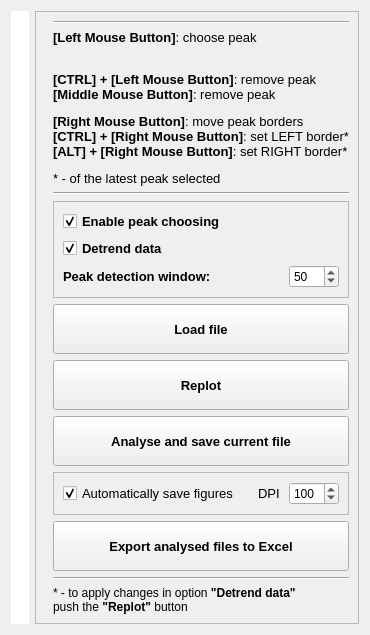
      <widget class="QWidget" name="tab_3">
       <attribute name="title">
        <string>Main Window</string>
       </attribute>
       <layout class="QHBoxLayout" name="horizontalLayout_2">
        <item>
         <widget class="QWidget" name="CanvasWidget" native="true">
          <property name="sizePolicy">
           <sizepolicy hsizetype="Expanding" vsizetype="Expanding">
            <horstretch>0</horstretch>
            <verstretch>0</verstretch>
           </sizepolicy>
          </property>
          <property name="palette">
           <palette>
            <active>
             <colorrole role="WindowText">
              <brush brushstyle="SolidPattern">
               <color alpha="255">
                <red>0</red>
                <green>0</green>
                <blue>0</blue>
               </color>
              </brush>
             </colorrole>
             <colorrole role="Button">
              <brush brushstyle="SolidPattern">
               <color alpha="255">
                <red>255</red>
                <green>255</green>
                <blue>255</blue>
               </color>
              </brush>
             </colorrole>
             <colorrole role="Light">
              <brush brushstyle="SolidPattern">
               <color alpha="255">
                <red>255</red>
                <green>255</green>
                <blue>255</blue>
               </color>
              </brush>
             </colorrole>
             <colorrole role="Midlight">
              <brush brushstyle="SolidPattern">
               <color alpha="255">
                <red>255</red>
                <green>255</green>
                <blue>255</blue>
               </color>
              </brush>
             </colorrole>
             <colorrole role="Dark">
              <brush brushstyle="SolidPattern">
               <color alpha="255">
                <red>127</red>
                <green>127</green>
                <blue>127</blue>
               </color>
              </brush>
             </colorrole>
             <colorrole role="Mid">
              <brush brushstyle="SolidPattern">
               <color alpha="255">
                <red>170</red>
                <green>170</green>
                <blue>170</blue>
               </color>
              </brush>
             </colorrole>
             <colorrole role="Text">
              <brush brushstyle="SolidPattern">
               <color alpha="255">
                <red>0</red>
                <green>0</green>
                <blue>0</blue>
               </color>
              </brush>
             </colorrole>
             <colorrole role="BrightText">
              <brush brushstyle="SolidPattern">
               <color alpha="255">
                <red>255</red>
                <green>255</green>
                <blue>255</blue>
               </color>
              </brush>
             </colorrole>
             <colorrole role="ButtonText">
              <brush brushstyle="SolidPattern">
               <color alpha="255">
                <red>0</red>
                <green>0</green>
                <blue>0</blue>
               </color>
              </brush>
             </colorrole>
             <colorrole role="Base">
              <brush brushstyle="SolidPattern">
               <color alpha="255">
                <red>255</red>
                <green>255</green>
                <blue>255</blue>
               </color>
              </brush>
             </colorrole>
             <colorrole role="Window">
              <brush brushstyle="SolidPattern">
               <color alpha="255">
                <red>255</red>
                <green>255</green>
                <blue>255</blue>
               </color>
              </brush>
             </colorrole>
             <colorrole role="Shadow">
              <brush brushstyle="SolidPattern">
               <color alpha="255">
                <red>0</red>
                <green>0</green>
                <blue>0</blue>
               </color>
              </brush>
             </colorrole>
             <colorrole role="AlternateBase">
              <brush brushstyle="SolidPattern">
               <color alpha="255">
                <red>255</red>
                <green>255</green>
                <blue>255</blue>
               </color>
              </brush>
             </colorrole>
             <colorrole role="ToolTipBase">
              <brush brushstyle="SolidPattern">
               <color alpha="255">
                <red>255</red>
                <green>255</green>
                <blue>220</blue>
               </color>
              </brush>
             </colorrole>
             <colorrole role="ToolTipText">
              <brush brushstyle="SolidPattern">
               <color alpha="255">
                <red>0</red>
                <green>0</green>
                <blue>0</blue>
               </color>
              </brush>
             </colorrole>
            </active>
            <inactive>
             <colorrole role="WindowText">
              <brush brushstyle="SolidPattern">
               <color alpha="255">
                <red>0</red>
                <green>0</green>
                <blue>0</blue>
               </color>
              </brush>
             </colorrole>
             <colorrole role="Button">
              <brush brushstyle="SolidPattern">
               <color alpha="255">
                <red>255</red>
                <green>255</green>
                <blue>255</blue>
               </color>
              </brush>
             </colorrole>
             <colorrole role="Light">
              <brush brushstyle="SolidPattern">
               <color alpha="255">
                <red>255</red>
                <green>255</green>
                <blue>255</blue>
               </color>
              </brush>
             </colorrole>
             <colorrole role="Midlight">
              <brush brushstyle="SolidPattern">
               <color alpha="255">
                <red>255</red>
                <green>255</green>
                <blue>255</blue>
               </color>
              </brush>
             </colorrole>
             <colorrole role="Dark">
              <brush brushstyle="SolidPattern">
               <color alpha="255">
                <red>127</red>
                <green>127</green>
                <blue>127</blue>
               </color>
              </brush>
             </colorrole>
             <colorrole role="Mid">
              <brush brushstyle="SolidPattern">
               <color alpha="255">
                <red>170</red>
                <green>170</green>
                <blue>170</blue>
               </color>
              </brush>
             </colorrole>
             <colorrole role="Text">
              <brush brushstyle="SolidPattern">
               <color alpha="255">
                <red>0</red>
                <green>0</green>
                <blue>0</blue>
               </color>
              </brush>
             </colorrole>
             <colorrole role="BrightText">
              <brush brushstyle="SolidPattern">
               <color alpha="255">
                <red>255</red>
                <green>255</green>
                <blue>255</blue>
               </color>
              </brush>
             </colorrole>
             <colorrole role="ButtonText">
              <brush brushstyle="SolidPattern">
               <color alpha="255">
                <red>0</red>
                <green>0</green>
                <blue>0</blue>
               </color>
              </brush>
             </colorrole>
             <colorrole role="Base">
              <brush brushstyle="SolidPattern">
               <color alpha="255">
                <red>255</red>
                <green>255</green>
                <blue>255</blue>
               </color>
              </brush>
             </colorrole>
             <colorrole role="Window">
              <brush brushstyle="SolidPattern">
               <color alpha="255">
                <red>255</red>
                <green>255</green>
                <blue>255</blue>
               </color>
              </brush>
             </colorrole>
             <colorrole role="Shadow">
              <brush brushstyle="SolidPattern">
               <color alpha="255">
                <red>0</red>
                <green>0</green>
                <blue>0</blue>
               </color>
              </brush>
             </colorrole>
             <colorrole role="AlternateBase">
              <brush brushstyle="SolidPattern">
               <color alpha="255">
                <red>255</red>
                <green>255</green>
                <blue>255</blue>
               </color>
              </brush>
             </colorrole>
             <colorrole role="ToolTipBase">
              <brush brushstyle="SolidPattern">
               <color alpha="255">
                <red>255</red>
                <green>255</green>
                <blue>220</blue>
               </color>
              </brush>
             </colorrole>
             <colorrole role="ToolTipText">
              <brush brushstyle="SolidPattern">
               <color alpha="255">
                <red>0</red>
                <green>0</green>
                <blue>0</blue>
               </color>
              </brush>
             </colorrole>
            </inactive>
            <disabled>
             <colorrole role="WindowText">
              <brush brushstyle="SolidPattern">
               <color alpha="255">
                <red>127</red>
                <green>127</green>
                <blue>127</blue>
               </color>
              </brush>
             </colorrole>
             <colorrole role="Button">
              <brush brushstyle="SolidPattern">
               <color alpha="255">
                <red>255</red>
                <green>255</green>
                <blue>255</blue>
               </color>
              </brush>
             </colorrole>
             <colorrole role="Light">
              <brush brushstyle="SolidPattern">
               <color alpha="255">
                <red>255</red>
                <green>255</green>
                <blue>255</blue>
               </color>
              </brush>
             </colorrole>
             <colorrole role="Midlight">
              <brush brushstyle="SolidPattern">
               <color alpha="255">
                <red>255</red>
                <green>255</green>
                <blue>255</blue>
               </color>
              </brush>
             </colorrole>
             <colorrole role="Dark">
              <brush brushstyle="SolidPattern">
               <color alpha="255">
                <red>127</red>
                <green>127</green>
                <blue>127</blue>
               </color>
              </brush>
             </colorrole>
             <colorrole role="Mid">
              <brush brushstyle="SolidPattern">
               <color alpha="255">
                <red>170</red>
                <green>170</green>
                <blue>170</blue>
               </color>
              </brush>
             </colorrole>
             <colorrole role="Text">
              <brush brushstyle="SolidPattern">
               <color alpha="255">
                <red>127</red>
                <green>127</green>
                <blue>127</blue>
               </color>
              </brush>
             </colorrole>
             <colorrole role="BrightText">
              <brush brushstyle="SolidPattern">
               <color alpha="255">
                <red>255</red>
                <green>255</green>
                <blue>255</blue>
               </color>
              </brush>
             </colorrole>
             <colorrole role="ButtonText">
              <brush brushstyle="SolidPattern">
               <color alpha="255">
                <red>127</red>
                <green>127</green>
                <blue>127</blue>
               </color>
              </brush>
             </colorrole>
             <colorrole role="Base">
              <brush brushstyle="SolidPattern">
               <color alpha="255">
                <red>255</red>
                <green>255</green>
                <blue>255</blue>
               </color>
              </brush>
             </colorrole>
             <colorrole role="Window">
              <brush brushstyle="SolidPattern">
               <color alpha="255">
                <red>255</red>
                <green>255</green>
                <blue>255</blue>
               </color>
              </brush>
             </colorrole>
             <colorrole role="Shadow">
              <brush brushstyle="SolidPattern">
               <color alpha="255">
                <red>0</red>
                <green>0</green>
                <blue>0</blue>
               </color>
              </brush>
             </colorrole>
             <colorrole role="AlternateBase">
              <brush brushstyle="SolidPattern">
               <color alpha="255">
                <red>255</red>
                <green>255</green>
                <blue>255</blue>
               </color>
              </brush>
             </colorrole>
             <colorrole role="ToolTipBase">
              <brush brushstyle="SolidPattern">
               <color alpha="255">
                <red>255</red>
                <green>255</green>
                <blue>220</blue>
               </color>
              </brush>
             </colorrole>
             <colorrole role="ToolTipText">
              <brush brushstyle="SolidPattern">
               <color alpha="255">
                <red>0</red>
                <green>0</green>
                <blue>0</blue>
               </color>
              </brush>
             </colorrole>
            </disabled>
           </palette>
          </property>
          <property name="toolTip">
           <string/>
          </property>
          <property name="autoFillBackground">
           <bool>true</bool>
          </property>
          <layout class="QVBoxLayout" name="CanvasLayout"/>
         </widget>
        </item>
        <item>
         <widget class="QFrame" name="BoxDelimeters">
          <property name="sizePolicy">
           <sizepolicy hsizetype="Fixed" vsizetype="Fixed">
            <horstretch>0</horstretch>
            <verstretch>0</verstretch>
           </sizepolicy>
          </property>
          <property name="layoutDirection">
           <enum>Qt::LeftToRight</enum>
          </property>
          <property name="frameShape">
           <enum>QFrame::StyledPanel</enum>
          </property>
          <property name="frameShadow">
           <enum>QFrame::Raised</enum>
          </property>
          <property name="midLineWidth">
           <number>4</number>
          </property>
          <layout class="QVBoxLayout" name="verticalLayout">
           <property name="leftMargin">
            <number>17</number>
           </property>
           <item>
            <widget class="Line" name="line_2">
             <property name="orientation">
              <enum>Qt::Horizontal</enum>
             </property>
            </widget>
           </item>
           <item>
            <widget class="QLabel" name="label_11">
             <property name="text">
              <string>&lt;html&gt;&lt;head/&gt;&lt;body&gt;&lt;p&gt;&lt;span style=&quot; font-size:10pt; font-weight:600;&quot;&gt;[Left Mouse Button]&lt;/span&gt;&lt;span style=&quot; font-size:10pt;&quot;&gt;: choose peak&lt;/span&gt;&lt;/p&gt;&lt;p&gt;&lt;span style=&quot; font-size:10pt;&quot;&gt;&lt;br/&gt;&lt;/span&gt;&lt;span style=&quot; font-size:10pt; font-weight:600;&quot;&gt;[CTRL] + [Left Mouse Button]&lt;/span&gt;&lt;span style=&quot; font-size:10pt;&quot;&gt;: remove peak&lt;br/&gt;&lt;/span&gt;&lt;span style=&quot; font-size:10pt; font-weight:600;&quot;&gt;[Middle Mouse Button]&lt;/span&gt;&lt;span style=&quot; font-size:10pt;&quot;&gt;: remove peak&lt;/span&gt;&lt;/p&gt;&lt;p&gt;&lt;span style=&quot; font-size:10pt; font-weight:600;&quot;&gt;[Right Mouse Button]&lt;/span&gt;&lt;span style=&quot; font-size:10pt;&quot;&gt;: move peak borders&lt;br/&gt;&lt;/span&gt;&lt;span style=&quot; font-size:10pt; font-weight:600;&quot;&gt;[CTRL] + [Right Mouse Button]&lt;/span&gt;&lt;span style=&quot; font-size:10pt;&quot;&gt;: set LEFT border*&lt;br/&gt;&lt;/span&gt;&lt;span style=&quot; font-size:10pt; font-weight:600;&quot;&gt;[ALT] + [Right Mouse Button]&lt;/span&gt;&lt;span style=&quot; font-size:10pt;&quot;&gt;: set RIGHT border*&lt;/span&gt;&lt;/p&gt;&lt;p&gt;&lt;span style=&quot; font-size:10pt;&quot;&gt;* - of the latest peak selected&lt;/span&gt;&lt;/p&gt;&lt;/body&gt;&lt;/html&gt;</string>
             </property>
            </widget>
           </item>
           <item>
            <widget class="Line" name="line">
             <property name="orientation">
              <enum>Qt::Horizontal</enum>
             </property>
            </widget>
           </item>
           <item>
            <widget class="QFrame" name="frame_3">
             <property name="frameShape">
              <enum>QFrame::StyledPanel</enum>
             </property>
             <property name="frameShadow">
              <enum>QFrame::Raised</enum>
             </property>
             <layout class="QGridLayout" name="gridLayout_5">
              <item row="3" column="1">
               <widget class="QSpinBox" name="BoxPeakDetectionWindow">
                <property name="maximumSize">
                 <size>
                  <width>50</width>
                  <height>16777215</height>
                 </size>
                </property>
                <property name="toolTip">
                 <string>&lt;html&gt;&lt;head/&gt;&lt;body&gt;&lt;p&gt;Window of indeces within which (+/-) the extrema location will be searched from the mouse click location&lt;/p&gt;&lt;/body&gt;&lt;/html&gt;</string>
                </property>
                <property name="maximum">
                 <number>1000</number>
                </property>
                <property name="singleStep">
                 <number>5</number>
                </property>
                <property name="value">
                 <number>50</number>
                </property>
               </widget>
              </item>
              <item row="3" column="0">
               <widget class="QLabel" name="labelPeakDetectionWindow">
                <property name="font">
                 <font>
                  <pointsize>10</pointsize>
                  <weight>75</weight>
                  <bold>true</bold>
                 </font>
                </property>
                <property name="toolTip">
                 <string>&lt;html&gt;&lt;head/&gt;&lt;body&gt;&lt;p&gt;Window of indeces within which (+/-) the extrema location will be searched from the mouse click location&lt;/p&gt;&lt;/body&gt;&lt;/html&gt;</string>
                </property>
                <property name="text">
                 <string>&lt;html&gt;&lt;head/&gt;&lt;body&gt;&lt;p&gt;Peak detection window:&lt;/p&gt;&lt;/body&gt;&lt;/html&gt;</string>
                </property>
                <property name="scaledContents">
                 <bool>true</bool>
                </property>
               </widget>
              </item>
              <item row="0" column="0" rowspan="2">
               <widget class="QCheckBox" name="chbxDotPickEnable">
                <property name="minimumSize">
                 <size>
                  <width>0</width>
                  <height>0</height>
                 </size>
                </property>
                <property name="font">
                 <font>
                  <pointsize>10</pointsize>
                  <weight>75</weight>
                  <bold>true</bold>
                 </font>
                </property>
                <property name="toolTip">
                 <string>&lt;html&gt;&lt;head/&gt;&lt;body&gt;&lt;p&gt;If toggled, lower plot is clickable and extrema can be found&lt;/p&gt;&lt;/body&gt;&lt;/html&gt;</string>
                </property>
                <property name="text">
                 <string>Enable peak choosing</string>
                </property>
                <property name="iconSize">
                 <size>
                  <width>20</width>
                  <height>20</height>
                 </size>
                </property>
                <property name="checked">
                 <bool>true</bool>
                </property>
                <property name="tristate">
                 <bool>false</bool>
                </property>
               </widget>
              </item>
              <item row="2" column="0">
               <widget class="QCheckBox" name="chbxDetrendData">
                <property name="enabled">
                 <bool>true</bool>
                </property>
                <property name="font">
                 <font>
                  <pointsize>10</pointsize>
                  <weight>75</weight>
                  <bold>true</bold>
                 </font>
                </property>
                <property name="text">
                 <string>Detrend data</string>
                </property>
                <property name="checked">
                 <bool>true</bool>
                </property>
               </widget>
              </item>
             </layout>
            </widget>
           </item>
           <item>
            <widget class="QPushButton" name="BtnLoadFile">
             <property name="minimumSize">
              <size>
               <width>0</width>
               <height>50</height>
              </size>
             </property>
             <property name="font">
              <font>
               <pointsize>10</pointsize>
               <weight>75</weight>
               <bold>true</bold>
              </font>
             </property>
             <property name="cursor">
              <cursorShape>PointingHandCursor</cursorShape>
             </property>
             <property name="text">
              <string>Load file</string>
             </property>
            </widget>
           </item>
           <item>
            <widget class="QPushButton" name="BtnReplot">
             <property name="minimumSize">
              <size>
               <width>0</width>
               <height>50</height>
              </size>
             </property>
             <property name="font">
              <font>
               <pointsize>10</pointsize>
               <weight>75</weight>
               <bold>true</bold>
              </font>
             </property>
             <property name="cursor">
              <cursorShape>PointingHandCursor</cursorShape>
             </property>
             <property name="text">
              <string>Replot</string>
             </property>
            </widget>
           </item>
           <item>
            <widget class="QPushButton" name="BtnSaveCurrent">
             <property name="minimumSize">
              <size>
               <width>0</width>
               <height>50</height>
              </size>
             </property>
             <property name="font">
              <font>
               <pointsize>10</pointsize>
               <weight>75</weight>
               <bold>true</bold>
              </font>
             </property>
             <property name="cursor">
              <cursorShape>PointingHandCursor</cursorShape>
             </property>
             <property name="text">
              <string>Analyse and save current file</string>
             </property>
            </widget>
           </item>
           <item>
            <widget class="QFrame" name="frame_2">
             <property name="minimumSize">
              <size>
               <width>0</width>
               <height>22</height>
              </size>
             </property>
             <property name="frameShape">
              <enum>QFrame::StyledPanel</enum>
             </property>
             <property name="frameShadow">
              <enum>QFrame::Raised</enum>
             </property>
             <layout class="QHBoxLayout" name="horizontalLayout">
              <item>
               <widget class="QCheckBox" name="chbxSaveFig">
                <property name="font">
                 <font>
                  <pointsize>10</pointsize>
                 </font>
                </property>
                <property name="text">
                 <string>Automatically save figures</string>
                </property>
                <property name="checked">
                 <bool>true</bool>
                </property>
               </widget>
              </item>
              <item>
               <widget class="QLabel" name="label_8">
                <property name="minimumSize">
                 <size>
                  <width>10</width>
                  <height>0</height>
                 </size>
                </property>
                <property name="maximumSize">
                 <size>
                  <width>25</width>
                  <height>16777215</height>
                 </size>
                </property>
                <property name="font">
                 <font>
                  <pointsize>10</pointsize>
                 </font>
                </property>
                <property name="text">
                 <string>DPI</string>
                </property>
               </widget>
              </item>
              <item>
               <widget class="QSpinBox" name="BoxDPI">
                <property name="maximumSize">
                 <size>
                  <width>50</width>
                  <height>16777215</height>
                 </size>
                </property>
                <property name="minimum">
                 <number>50</number>
                </property>
                <property name="maximum">
                 <number>300</number>
                </property>
                <property name="singleStep">
                 <number>50</number>
                </property>
                <property name="value">
                 <number>100</number>
                </property>
               </widget>
              </item>
             </layout>
            </widget>
           </item>
           <item>
            <widget class="QPushButton" name="BtnSaveFullDataset">
             <property name="minimumSize">
              <size>
               <width>0</width>
               <height>50</height>
              </size>
             </property>
             <property name="font">
              <font>
               <pointsize>10</pointsize>
               <weight>75</weight>
               <bold>true</bold>
              </font>
             </property>
             <property name="cursor">
              <cursorShape>PointingHandCursor</cursorShape>
             </property>
             <property name="text">
              <string>Export analysed files to Excel</string>
             </property>
            </widget>
           </item>
           <item>
            <widget class="Line" name="line_3">
             <property name="orientation">
              <enum>Qt::Horizontal</enum>
             </property>
            </widget>
           </item>
           <item>
            <widget class="QLabel" name="label_5">
             <property name="text">
              <string>&lt;html&gt;&lt;head/&gt;&lt;body&gt;&lt;p&gt;* - to apply changes in option &lt;span style=&quot; font-weight:600;&quot;&gt;&amp;quot;Detrend data&amp;quot; &lt;/span&gt;&lt;br/&gt;push the &lt;span style=&quot; font-weight:600;&quot;&gt;&amp;quot;Replot&amp;quot;&lt;/span&gt; button&lt;/p&gt;&lt;/body&gt;&lt;/html&gt;</string>
             </property>
            </widget>
           </item>
          </layout>
         </widget>
        </item>
       </layout>
      </widget>
